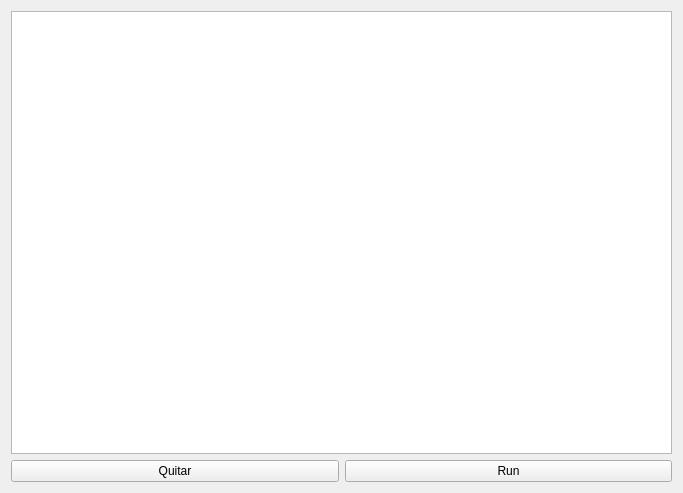
<?xml version="1.0" encoding="UTF-8"?>
<ui version="4.0">
 <class>Widget</class>
 <widget class="QWidget" name="Widget">
  <property name="geometry">
   <rect>
    <x>0</x>
    <y>0</y>
    <width>683</width>
    <height>493</height>
   </rect>
  </property>
  <property name="windowTitle">
   <string>Widget</string>
  </property>
  <layout class="QGridLayout" name="gridLayout">
   <item row="0" column="0">
    <widget class="QListWidget" name="cuadro"/>
   </item>
   <item row="1" column="0">
    <layout class="QHBoxLayout" name="horizontalLayout_3">
     <item>
      <layout class="QHBoxLayout" name="horizontalLayout_2">
       <item>
        <widget class="QPushButton" name="Quitar">
         <property name="text">
          <string>Quitar</string>
         </property>
        </widget>
       </item>
       <item>
        <widget class="QPushButton" name="Run">
         <property name="text">
          <string>Run</string>
         </property>
        </widget>
       </item>
      </layout>
     </item>
    </layout>
   </item>
  </layout>
 </widget>
 <resources/>
 <connections/>
</ui>
